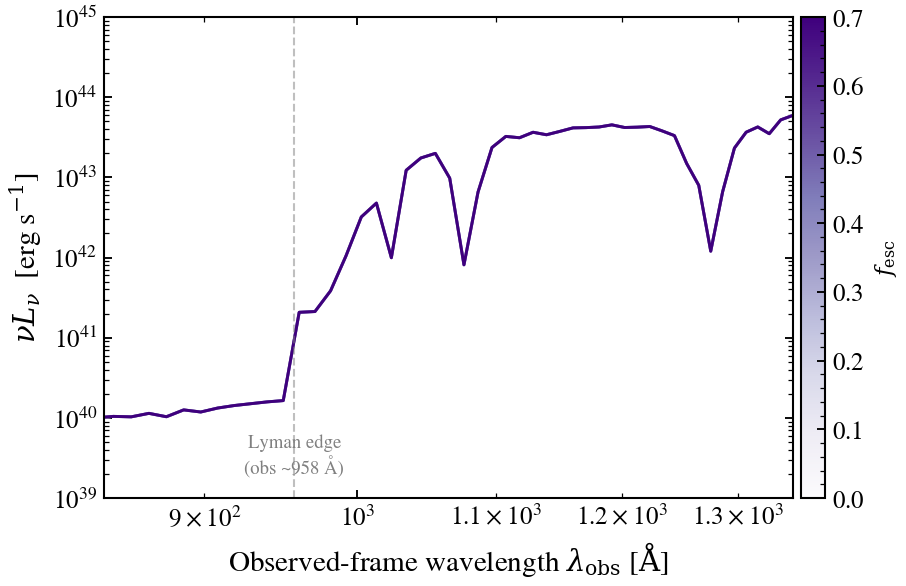

Reproduce this figure in Python.
"""
Lyman continuum escape fraction effect on ionizing photons
==========================================================

The Lyman continuum (λ < 912 Å rest) is the primary source of ionizing photons
for nebular emission. Escape fraction ``f_esc`` sets the fraction of ionizing
photons that escape the ISM without being absorbed. Higher ``f_esc`` increases
ionizing photon loss and suppresses nebular line emission.

This example focuses on the LyC region (rest 800–1300 Å) to clearly show
how ionizing photon escape changes the SED around the Lyman edge for a
star-forming galaxy at z = 0.05.

References
----------
.. [1] Li et al. 2024, "Cue: A fast neural network emulator for
    nebular emission lines", ApJ, 969, 28
.. [2] Steidel et al. 2018, "The Low-z Lyman Continuum Survey",
    ApJ, 869, 123
"""

import warnings

import jax
import jax.numpy as jnp
import matplotlib as mpl
import matplotlib.pyplot as plt
import numpy as np

import tengri
from tengri.analysis.plotting import setup_style

setup_style()
warnings.filterwarnings("ignore", message=".*BakedInBackend.*")
warnings.filterwarnings("ignore", message=".*deprecated.*")

# Load bare-stellar SSP (required by Cue)
ssp = tengri.load_ssp("fsps_prsc_miles_chabrier")

# Build model for a young, star-forming galaxy
# Double power-law SFH tuned to emphasize young stellar population
model = tengri.SEDModel.build(
    ssp,
    sfh={
        "type": "dpl",
        "*": tengri.FIXED,
        "alpha": 1.0,
        "beta": 2.5,
        "tau_gyr": 0.3,
        "log_peak_sfr": 1.5,
    },
    dust={"type": "two_component", "*": tengri.FIXED, "tau_diff": 0.0, "tau_bc": 0.0},
    neb={"type": "cue", "*": tengri.FIXED, "fesc": tengri.Uniform(0.0, 1.0), "logU": -2.5, "logZ_gas": -0.5},
    redshift=tengri.Fixed(0.05),
)

# Sample baseline parameters
baseline = dict(model.spec.sample(jax.random.PRNGKey(0)))

# Escape fraction grid: 0, 0.1, 0.3, 0.5, 0.7
fesc_values = np.array([0.0, 0.1, 0.3, 0.5, 0.7])
norm = mpl.colors.Normalize(vmin=fesc_values.min(), vmax=fesc_values.max())
cmap = plt.get_cmap("Purples")

fig, ax = plt.subplots(figsize=(6.5, 4.2))

sed_at_fesc = {}
for fesc in fesc_values:
    params = {**baseline, "neb_fesc": jnp.float64(fesc)}
    out = model.predict_obs_sed(params)
    wave_obs = np.asarray(out.wavelength)
    sed = np.asarray(out.sed)

    # Store for verification
    sed_at_fesc[fesc] = (wave_obs, sed)

    # Compute nu * L_nu for SED plotting
    nu = 2.998e18 / wave_obs  # frequency in Hz
    nu_l_nu = nu * sed

    ax.loglog(wave_obs, nu_l_nu, color=cmap(norm(fesc)), lw=1.4, label=f"$f_{{\\mathrm{{esc}}}} = {fesc:.1f}$")

# Set limits to focus on Lyman continuum and edge region (obs 840–1350 Å, rest-frame equivalent at z=0.05)
ax.set_xlim(840, 1350)
ax.set_ylim(1e39, 1e45)
ax.set_xlabel(r"Observed-frame wavelength $\lambda_{\mathrm{obs}}$ [$\mathrm{\AA}$]")
ax.set_ylabel(r"$\nu L_\nu$  [erg s$^{-1}$]")

# Add vertical line at Lyman edge observed-frame
lyman_edge_obs = 912 * 1.05  # Rest 912 A at z=0.05
ax.axvline(lyman_edge_obs, color="gray", linestyle="--", alpha=0.5, lw=1.0)
ax.text(lyman_edge_obs, 2e39, "Lyman edge\n(obs ~958 Å)", ha="center", fontsize=9, color="gray")

# Add colorbar instead of legend
cbar = fig.colorbar(plt.cm.ScalarMappable(norm=norm, cmap=cmap), ax=ax, pad=0.01)
cbar.set_label(r"$f_{\mathrm{esc}}$", fontsize=11)

fig.tight_layout()
plt.savefig("plot_lyman_continuum_escape.png", dpi=150, bbox_inches="tight")
print("Saved plot_lyman_continuum_escape.png")

# Verification: Print flux ratios above/below Lyman edge (observed-frame)
lyman_edge_obs = 912 * 1.05  # Rest 912 A at z=0.05
for fesc in fesc_values:
    wave_obs, sed = sed_at_fesc[fesc]
    above_edge = sed[wave_obs > lyman_edge_obs]
    below_edge = sed[wave_obs < lyman_edge_obs]
    if len(above_edge) > 0 and len(below_edge) > 0:
        ratio = np.mean(below_edge) / np.mean(above_edge)
        print(f"f_esc={fesc:.1f}: LyC/non-LyC flux ratio = {ratio:.2f}")
        print(f"  Mean LyC sed: {np.mean(below_edge):.3e}, Mean non-LyC sed: {np.mean(above_edge):.3e}")
